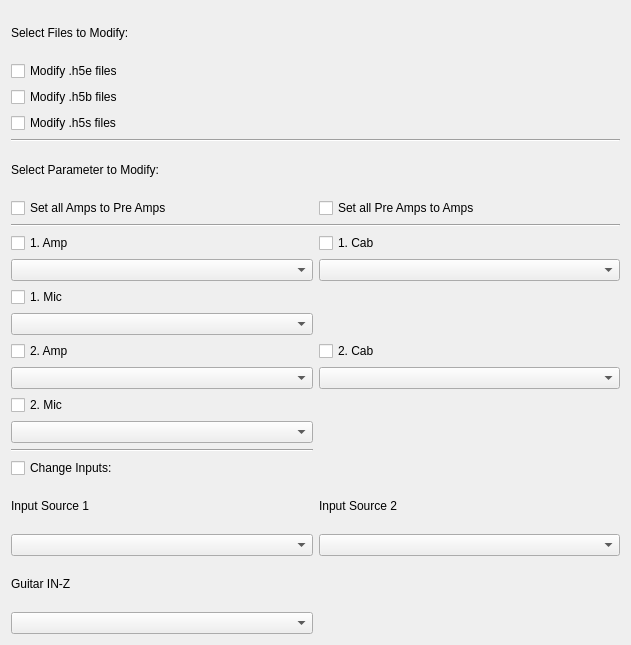
          <widget class="QWidget" name="scrollAreaWidgetContents500">
           <property name="geometry">
            <rect>
             <x>0</x>
             <y>0</y>
             <width>631</width>
             <height>645</height>
            </rect>
           </property>
           <layout class="QGridLayout" name="gridLayout_4">
            <item row="0" column="0">
             <widget class="QLabel" name="fiveLbFilesToModify">
              <property name="text">
               <string>Select Files to Modify:</string>
              </property>
             </widget>
            </item>
            <item row="1" column="0">
             <widget class="QCheckBox" name="fiveChkbxModifyH5e">
              <property name="text">
               <string>Modify .h5e files</string>
              </property>
              <property name="checked">
               <bool>false</bool>
              </property>
             </widget>
            </item>
            <item row="2" column="0">
             <widget class="QCheckBox" name="fiveChkbxModifyH5b">
              <property name="enabled">
               <bool>true</bool>
              </property>
              <property name="text">
               <string>Modify .h5b files</string>
              </property>
              <property name="checked">
               <bool>false</bool>
              </property>
             </widget>
            </item>
            <item row="3" column="0">
             <widget class="QCheckBox" name="fiveChkbxModifyH5s">
              <property name="enabled">
               <bool>true</bool>
              </property>
              <property name="text">
               <string>Modify .h5s files</string>
              </property>
              <property name="checked">
               <bool>false</bool>
              </property>
             </widget>
            </item>
            <item row="9" column="0">
             <widget class="QCheckBox" name="fiveChkbxEditFirstAmp">
              <property name="toolTip">
               <string>You'll have to set &quot;Input Setup&quot; on you POD HD to 'Presets' (instead of 'Global') to see effects.</string>
              </property>
              <property name="text">
               <string>1. Amp</string>
              </property>
             </widget>
            </item>
            <item row="9" column="1">
             <widget class="QCheckBox" name="fiveChkbxEditFirstCab">
              <property name="toolTip">
               <string>You'll have to set &quot;Input Setup&quot; on you POD HD to 'Presets' (instead of 'Global') to see effects.</string>
              </property>
              <property name="text">
               <string>1. Cab</string>
              </property>
             </widget>
            </item>
            <item row="10" column="0">
             <widget class="QComboBox" name="fiveCbFirstAmp"/>
            </item>
            <item row="10" column="1">
             <widget class="QComboBox" name="fiveCbFirstCab"/>
            </item>
            <item row="11" column="0">
             <widget class="QCheckBox" name="fiveChkbxEditFirstMic">
              <property name="toolTip">
               <string>You'll have to set &quot;Input Setup&quot; on you POD HD to 'Presets' (instead of 'Global') to see effects.</string>
              </property>
              <property name="text">
               <string>1. Mic</string>
              </property>
             </widget>
            </item>
            <item row="12" column="0">
             <widget class="QComboBox" name="fiveCbFirstMic"/>
            </item>
            <item row="13" column="0">
             <widget class="QCheckBox" name="fiveChkbxEditSecondAmp">
              <property name="toolTip">
               <string>You'll have to set &quot;Input Setup&quot; on you POD HD to 'Presets' (instead of 'Global') to see effects.</string>
              </property>
              <property name="text">
               <string>2. Amp</string>
              </property>
             </widget>
            </item>
            <item row="13" column="1">
             <widget class="QCheckBox" name="fiveChkbxEditSecondCab">
              <property name="toolTip">
               <string>You'll have to set &quot;Input Setup&quot; on you POD HD to 'Presets' (instead of 'Global') to see effects.</string>
              </property>
              <property name="text">
               <string>2. Cab</string>
              </property>
             </widget>
            </item>
            <item row="14" column="0">
             <widget class="QComboBox" name="fiveCbSecondAmp"/>
            </item>
            <item row="14" column="1">
             <widget class="QComboBox" name="fiveCbSecondCab"/>
            </item>
            <item row="15" column="0">
             <widget class="QCheckBox" name="fiveChkbxEditSecondMic">
              <property name="toolTip">
               <string>You'll have to set &quot;Input Setup&quot; on you POD HD to 'Presets' (instead of 'Global') to see effects.</string>
              </property>
              <property name="text">
               <string>2. Mic</string>
              </property>
             </widget>
            </item>
            <item row="16" column="0">
             <widget class="QComboBox" name="fiveCbSecondMic"/>
            </item>
            <item row="4" column="0" colspan="2">
             <widget class="Line" name="fiveLine">
              <property name="orientation">
               <enum>Qt::Horizontal</enum>
              </property>
             </widget>
            </item>
            <item row="18" column="0">
             <widget class="Line" name="filveLine_2">
              <property name="orientation">
               <enum>Qt::Horizontal</enum>
              </property>
             </widget>
            </item>
            <item row="19" column="0">
             <widget class="QCheckBox" name="fiveChkbxEditInputs">
              <property name="text">
               <string>Change Inputs:</string>
              </property>
             </widget>
            </item>
            <item row="20" column="0">
             <widget class="QLabel" name="fiveLbInputOne">
              <property name="text">
               <string>Input Source 1</string>
              </property>
             </widget>
            </item>
            <item row="21" column="0">
             <widget class="QComboBox" name="fiveCbSourceOne"/>
            </item>
            <item row="21" column="1">
             <widget class="QComboBox" name="fiveCbSourceTwo"/>
            </item>
            <item row="22" column="0">
             <widget class="QLabel" name="fiveLbGuitarIn">
              <property name="text">
               <string>Guitar IN-Z</string>
              </property>
             </widget>
            </item>
            <item row="20" column="1">
             <widget class="QLabel" name="fiveLbInputTwo">
              <property name="text">
               <string>Input Source 2</string>
              </property>
             </widget>
            </item>
            <item row="23" column="0">
             <widget class="QComboBox" name="fiveCbGuitarInput"/>
            </item>
            <item row="7" column="0" colspan="2">
             <widget class="Line" name="fiveLine_2">
              <property name="orientation">
               <enum>Qt::Horizontal</enum>
              </property>
             </widget>
            </item>
            <item row="6" column="0">
             <widget class="QCheckBox" name="fiveChkbxEditAmpToPre">
              <property name="text">
               <string>Set all Amps to Pre Amps</string>
              </property>
              <property name="autoExclusive">
               <bool>true</bool>
              </property>
             </widget>
            </item>
            <item row="6" column="1">
             <widget class="QCheckBox" name="fiveChkbxEditPreToAmp">
              <property name="text">
               <string>Set all Pre Amps to Amps</string>
              </property>
              <property name="autoExclusive">
               <bool>true</bool>
              </property>
             </widget>
            </item>
            <item row="5" column="0">
             <widget class="QLabel" name="fiveLbToEdit">
              <property name="text">
               <string>Select Parameter to Modify:</string>
              </property>
             </widget>
            </item>
           </layout>
          </widget>
